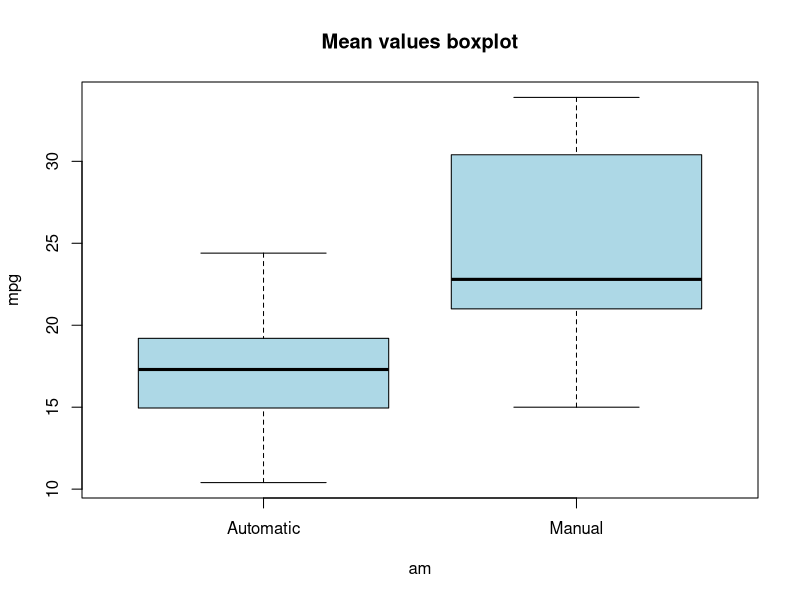
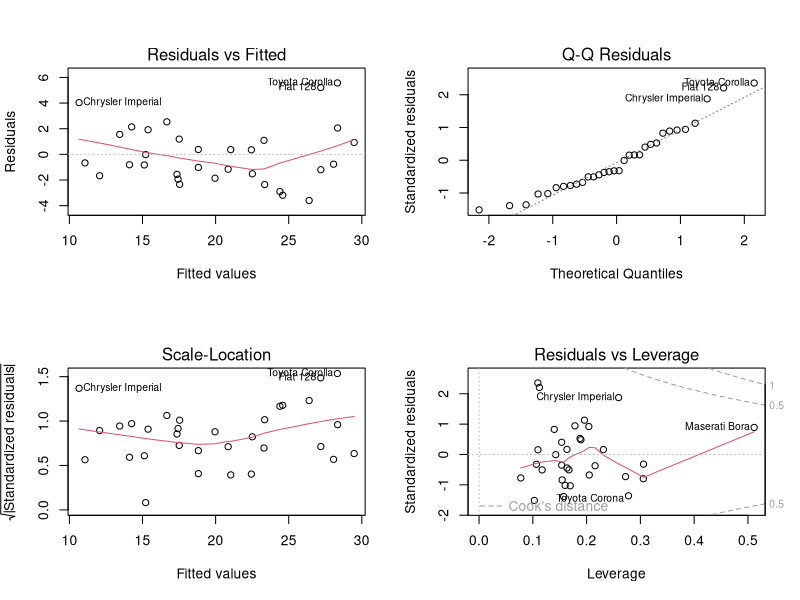

Write R code to recreate these figures, in order.
## ---- chunk 1
mydata <- mtcars
mydata$am <- as.factor(mydata$am)
levels(mydata$am)[1] <- "Automatic"
levels(mydata$am)[2] <- "Manual"
## ---- chunk 2
summary(mydata$mpg)
## ---- chunk 3
aggregate(mpg~am, data = mydata, mean)
## ---- chunk 4
am.manual <- mydata[mydata$am == "Manual",]
am.auto <- mydata[mydata$am == "Automatic",]
t.test(am.manual$mpg,am.auto$mpg)
## ---- chunk 5
fit.am <- lm(mpg ~ am, data=mydata)
round(summary(fit.am)$r.squared,2)
## ---- chunk 6
sort(round(cor(mtcars,mtcars$mpg)[-1,],2))
## ---- chunk 7
fit.best <-lm(mpg ~ am + wt + cyl + disp + hp, data=mydata)
round(summary(fit.best)$r.squared,2)
## ---- chunk 8
boxplot(mpg ~ am, data = mydata,col = "lightblue",main="Mean values boxplot")
## ---- chunk 9
summary(fit.best)
par(mfrow=c(2, 2))
plot(fit.best)
